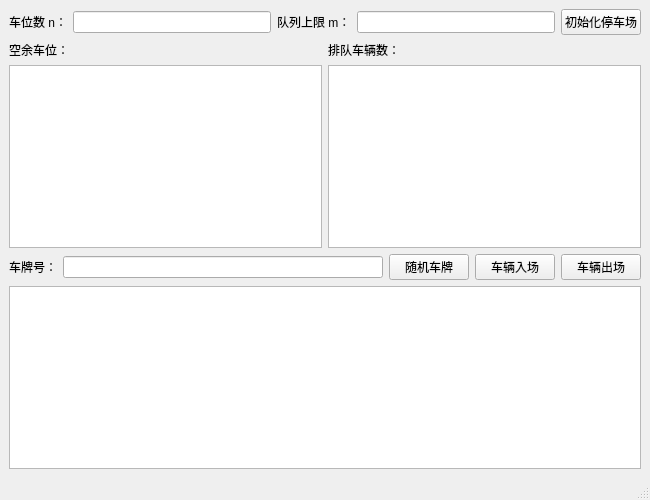
<?xml version="1.0" encoding="UTF-8"?>
<ui version="4.0">
 <class>MainWindow</class>
 <widget class="QMainWindow" name="MainWindow">
  <property name="geometry">
   <rect>
    <x>0</x>
    <y>0</y>
    <width>650</width>
    <height>500</height>
   </rect>
  </property>
  <property name="windowTitle">
   <string>停车场管理系统</string>
  </property>
  <widget class="QWidget" name="centralwidget">
   <layout class="QVBoxLayout" name="verticalLayout">
    <item>
     <layout class="QHBoxLayout" name="inputLayout">
      <item>
       <widget class="QLabel" name="labelN">
        <property name="text">
         <string>车位数 n：</string>
        </property>
       </widget>
      </item>
      <item>
       <widget class="QLineEdit" name="editN"/>
      </item>
      <item>
       <widget class="QLabel" name="labelM">
        <property name="text">
         <string>队列上限 m：</string>
        </property>
       </widget>
      </item>
      <item>
       <widget class="QLineEdit" name="editM"/>
      </item>
      <item>
       <widget class="QPushButton" name="btnInit">
        <property name="text">
         <string>初始化停车场</string>
        </property>
       </widget>
      </item>
     </layout>
    </item>
    <item>
     <layout class="QHBoxLayout" name="mainLayout">
      <item>
       <layout class="QVBoxLayout" name="leftLayout">
        <item>
         <widget class="QLabel" name="labelSpots">
          <property name="text">
           <string>空余车位：</string>
          </property>
         </widget>
        </item>
        <item>
         <widget class="QListWidget" name="listParking"/>
        </item>
       </layout>
      </item>
      <item>
       <layout class="QVBoxLayout" name="rightLayout">
        <item>
         <widget class="QLabel" name="labelQueue">
          <property name="text">
           <string>排队车辆数：</string>
          </property>
         </widget>
        </item>
        <item>
         <widget class="QListWidget" name="listQueue"/>
        </item>
       </layout>
      </item>
     </layout>
    </item>
    <item>
     <layout class="QHBoxLayout" name="bottomLayout">
      <item>
       <widget class="QLabel" name="labelCarNum">
        <property name="text">
         <string>车牌号：</string>
        </property>
       </widget>
      </item>
      <item>
       <widget class="QLineEdit" name="editCarNum"/>
      </item>
     <item>
      <widget class="QPushButton" name="btnRandPlate">
       <property name="text">
        <string>随机车牌</string>
       </property>
      </widget>
     </item>
      <item>
       <widget class="QPushButton" name="btnEnter">
        <property name="text">
         <string>车辆入场</string>
        </property>
       </widget>
      </item>
      <item>
       <widget class="QPushButton" name="btnExit">
        <property name="text">
         <string>车辆出场</string>
   </property>
       </widget>
      </item>
     </layout>
    </item>
    <item>
     <widget class="QTextEdit" name="textFee"/>
    </item>
   </layout>
  </widget>
  <widget class="QMenuBar" name="menubar"/>
  <widget class="QStatusBar" name="statusbar"/>
 </widget>
 <resources/>
 <connections/>
</ui>
